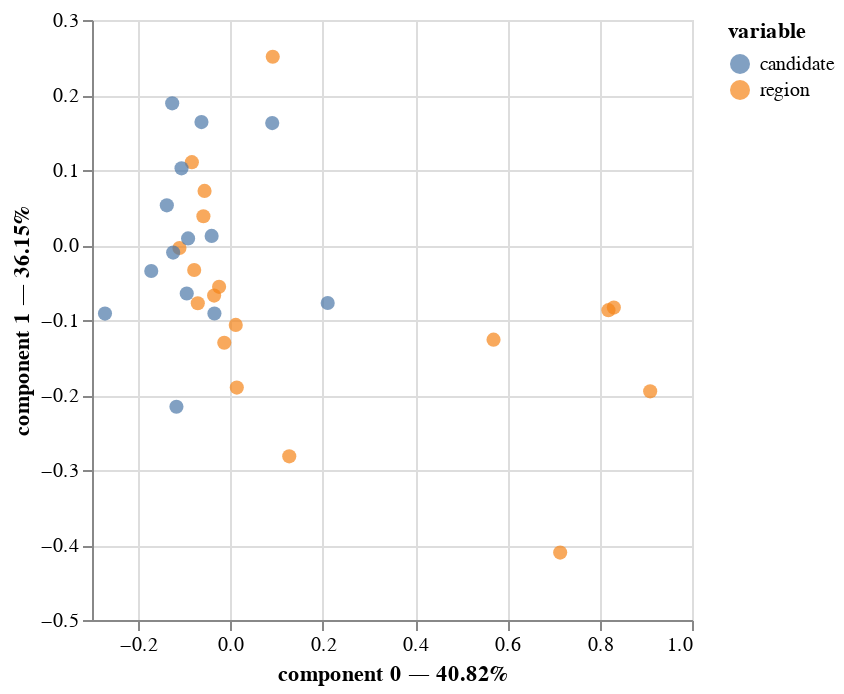

Notebook code cell kept with this figure:
### Markdown cell above
### 1st visualization: Biplot showing the row and column factor maps:

### Code cell
ca.plot(
     dataset,
     x_component=0,
     y_component=1,
     show_row_markers=True,
     show_column_markers=True,
     show_row_labels=False,
     show_column_labels=False
 )

### Figure 1 — Vega-Lite specification as saved in the notebook (floating-point values rounded to 4 significant figures)
{"config": {"view": {"continuousWidth": 300, "continuousHeight": 300}}, "layer": [{"data": {"name": "data-4e21843749abf80cabc054fa631903cd"}, "mark": {"type": "circle", "size": 50}, "encoding": {"color": {"field": "variable", "type": "nominal"}, "tooltip": [{"field": "variable", "type": "nominal"}, {"field": "value", "type": "nominal"}, {"field": "component 0", "type": "quantitative"}, {"field": "component 1", "type": "quantitative"}], "x": {"axis": {"title": "component 0 — 40.82%"}, "field": "component 0", "scale": {"zero": false}, "type": "quantitative"}, "y": {"axis": {"title": "component 1 — 36.15%"}, "field": "component 1", "scale": {"zero": false}, "type": "quantitative"}}, "name": "view_8"}, {"data": {"name": "data-0d56b42514b677d02243b0fc52ccc547"}, "mark": {"type": "circle", "size": 50}, "encoding": {"color": {"field": "variable", "type": "nominal"}, "tooltip": [{"field": "variable", "type": "nominal"}, {"field": "value", "type": "nominal"}, {"field": "component 0", "type": "quantitative"}, {"field": "component 1", "type": "quantitative"}], "x": {"axis": {"title": "component 0 — 40.82%"}, "field": "component 0", "scale": {"zero": false}, "type": "quantitative"}, "y": {"axis": {"title": "component 1 — 36.15%"}, "field": "component 1", "scale": {"zero": false}, "type": "quantitative"}}}], "params": [{"name": "param_9", "select": {"type": "interval", "encodings": ["x", "y"]}, "bind": "scales", "views": ["view_8"]}], "$schema": "https://vega.github.io/schema/vega-lite/v5.20.1.json", "datasets": {"data-4e21843749abf80cabc054fa631903cd": [{"component 0": -0.05864, "component 1": 0.0383, "variable": "region", "value": "Auvergne-Rhône-Alpes", "label": "Auvergne-Rhône-Alpes"}, {"component 0": -0.07082, "component 1": -0.0776, "variable": "region", "value": "Bourgogne-Franche-Comté", "label": "Bourgogne-Franche-Comté"}, {"component 0": -0.08366, "component 1": 0.1105, "variable": "region", "value": "Bretagne", "label": "Bretagne"}, {"component 0": -0.02462, "component 1": -0.0558, "variable": "region", "value": "Centre-Val de Loire", "label": "Centre-Val de Loire"}, {"component 0": 0.1274, "component 1": -0.2818, "variable": "region", "value": "Corse", "label": "Corse"}, {"component 0": -0.01345, "component 1": -0.1303, "variable": "region", "value": "Grand Est", "label": "Grand Est"}, {"component 0": 0.819, "component 1": -0.08692, "variable": "region", "value": "Guadeloupe", "label": "Guadeloupe"}, {"component 0": 0.9094, "component 1": -0.1951, "variable": "region", "value": "Guyane", "label": "Guyane"}, {"component 0": 0.01373, "component 1": -0.1901, "variable": "region", "value": "Hauts-de-France", "label": "Hauts-de-France"}, {"component 0": 0.57, "component 1": -0.1262, "variable": "region", "value": "La Réunion", "label": "La Réunion"}, {"component 0": 0.8307, "component 1": -0.08346, "variable": "region", "value": "Martinique", "label": "Martinique"}, {"component 0": 0.7144, "component 1": -0.4101, "variable": "region", "value": "Mayotte", "label": "Mayotte"}, {"component 0": -0.03543, "component 1": -0.06747, "variable": "region", "value": "Normandie", "label": "Normandie"}, {"component 0": -0.1105, "component 1": -0.004012, "variable": "region", "value": "Nouvelle-Aquitaine", "label": "Nouvelle-Aquitaine"}, {"component 0": -0.07859, "component 1": -0.03332, "variable": "region", "value": "Occitanie", "label": "Occitanie"}, {"component 0": -0.05614, "component 1": 0.07216, "variable": "region", "value": "Pays de la Loire", "label": "Pays de la Loire"}, {"component 0": 0.01144, "component 1": -0.1066, "variable": "region", "value": "Provence-Alpes-Côte d'Azur", "label": "Provence-Alpes-Côte d'Azur"}, {"component 0": 0.09161, "component 1": 0.2511, "variable": "region", "value": "Île-de-France", "label": "Île-de-France"}], "data-0d56b42514b677d02243b0fc52ccc547": [{"component 0": -0.03473, "component 1": -0.09129, "variable": "candidate", "value": "Arthaud", "label": "Arthaud"}, {"component 0": -0.09471, "component 1": -0.0647, "variable": "candidate", "value": "Dupont-Aignan", "label": "Dupont-Aignan"}, {"component 0": -0.1379, "component 1": 0.05285, "variable": "candidate", "value": "Hidalgo", "label": "Hidalgo"}, {"component 0": -0.1262, "component 1": 0.1888, "variable": "candidate", "value": "Jadot", "label": "Jadot"}, {"component 0": -0.2719, "component 1": -0.09141, "variable": "candidate", "value": "Lassalle", "label": "Lassalle"}, {"component 0": -0.1171, "component 1": -0.2157, "variable": "candidate", "value": "Le Pen", "label": "Le Pen"}, {"component 0": -0.106, "component 1": 0.1022, "variable": "candidate", "value": "Macron", "label": "Macron"}, {"component 0": 0.09049, "component 1": 0.1625, "variable": "candidate", "value": "Mélenchon", "label": "Mélenchon"}, {"component 0": -0.1242, "component 1": -0.01007, "variable": "candidate", "value": "Poutou", "label": "Poutou"}, {"component 0": -0.06282, "component 1": 0.1639, "variable": "candidate", "value": "Pécresse", "label": "Pécresse"}, {"component 0": -0.1716, "component 1": -0.03466, "variable": "candidate", "value": "Roussel", "label": "Roussel"}, {"component 0": -0.0918, "component 1": 0.008808, "variable": "candidate", "value": "Zemmour", "label": "Zemmour"}, {"component 0": 0.2107, "component 1": -0.07727, "variable": "candidate", "value": "Abstention", "label": "Abstention"}, {"component 0": -0.04078, "component 1": 0.01215, "variable": "candidate", "value": "Blank", "label": "Blank"}]}}
